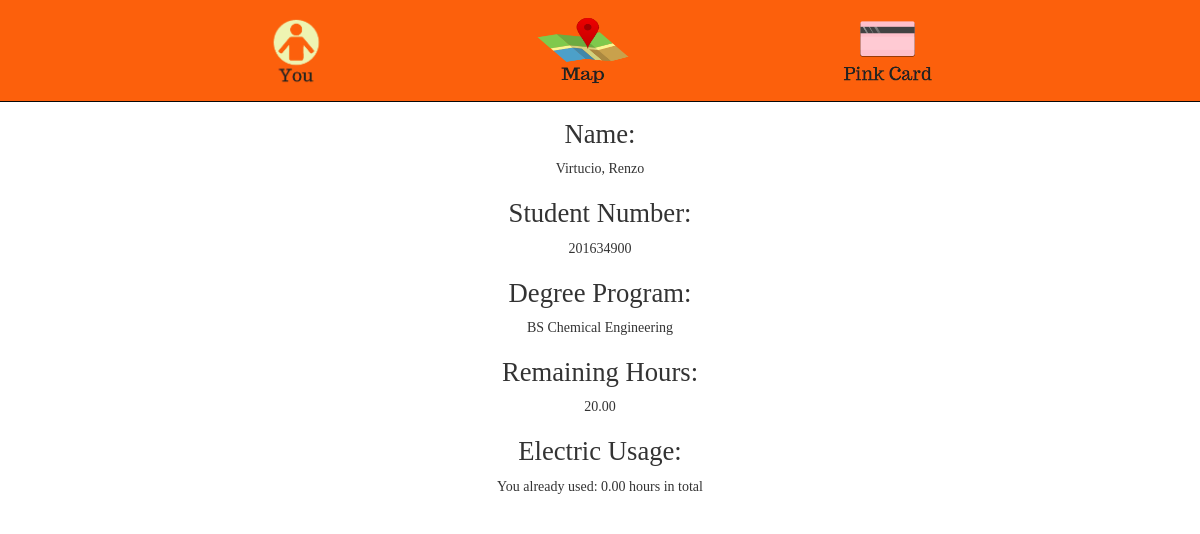
Before: /pinkcard/student/15/ with the older database file.
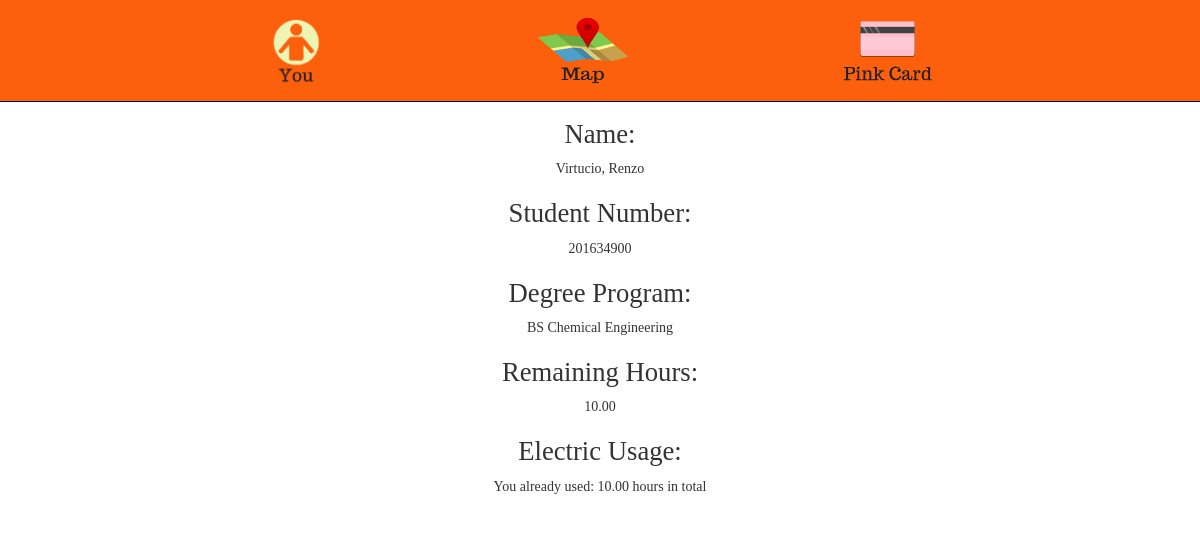
After: the same page with the newer database file.
### viewing/models.py (models this page shows, shortened)
class Student(models.Model):
	last_name = models.CharField(max_length = 30)
	first_name = models.CharField(max_length = 30)
	degree_prog = models.ForeignKey(DegreeProg, on_delete=models.CASCADE)
	student_no = models.IntegerField()
	rem_hours = models.DecimalField(decimal_places=2,max_digits=1000,default=20.0)
	total_elec_usage = models.DecimalField(decimal_places=2,max_digits=1000,default=0)
	pword = models.CharField(max_length = 30, default=randomString(10))

class DegreeProg(models.Model):
	deg_name = models.CharField(max_length=200,default='Non Major')
	def __str__(self):
		return self.deg_name
	class Meta:
		ordering = ('deg_name',)

### digital_pinkcard/views.py (the view)
# urls.py: path('student/<int:pk>/', UserDetailView.as_view(), name='pinkcard-UserDetailView'),
class UserDetailView(DetailView):
	template_name = 'digital_pinkcard/student_detail.html'
	model = Student
	context_object_name = 'students'

### digital_pinkcard/templates/digital_pinkcard/student_detail.html
{% extends "digital_pinkcard/base.html" %}
{% block content %}
	<br>
	<br>
	<br>
	<br>
	<br>
	<div class="row text-left	row-no-gutters">
		<div class="row-sm-2">
			<h3 class="stud-detail">Name:</h3>
			<p class="stud-detail">{{ object.last_name }}, {{ object.first_name }}</p>
		</div>
		<div class="row-sm-2">
			<h3 class="stud-detail">Student Number:</h3>
			<p class="stud-detail">{{ object.student_no }}</p>
		</div>
		<div class="row-sm-3">
			<h3 class="stud-detail">Degree Program:</h3>
			<p class="stud-detail">{{ object.degree_prog }}</p>
		</div>
		<div class="row-sm-4">
			<h3 class="stud-detail">Remaining Hours:</h3>
			<p class="stud-detail">{{ object.rem_hours}}</p>
		</div>
		<div class="row-sm-5">
			<h3 class="stud-detail">Electric Usage: </h3>
			<p class="stud-detail">You already used: {{ object.total_elec_usage }} hours in total</p>
		</div>
	</div>
{% endblock content %}

Changed rows visible on the page:
changed Student "Virtucio": rem_hours "20.00" → "10.00"; total_elec_usage "0.00" → "10.00"
